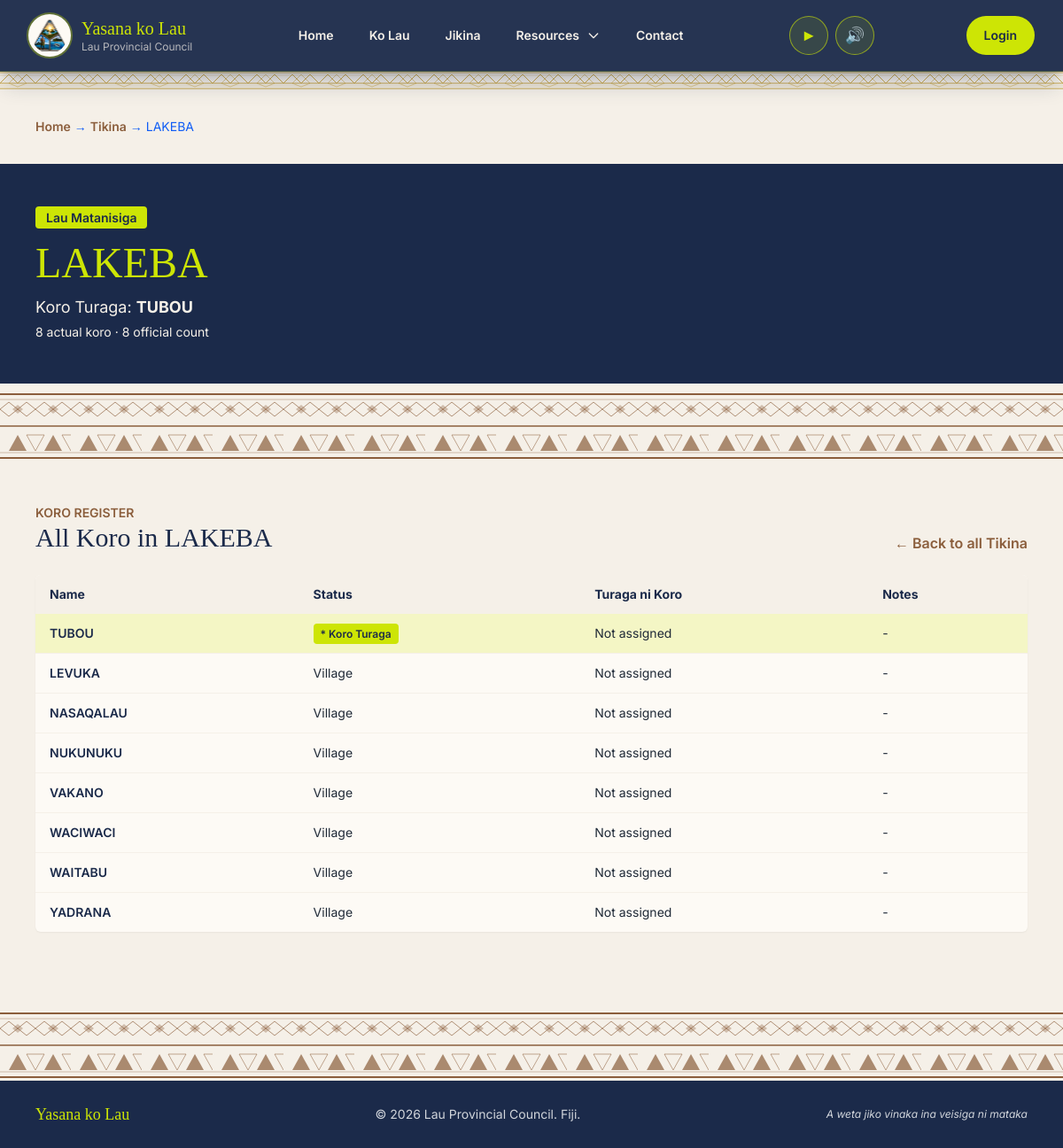
Page /tikina/lakeba/ on the committed database.
### tikina/models.py (models this page shows, shortened)
class Tikina(models.Model):
    number = models.PositiveSmallIntegerField(unique=True, help_text="Official order number (1-13)")
    name = models.CharField(max_length=100, unique=True, help_text="Official Fijian name in UPPERCASE")
    slug = models.SlugField(max_length=120, unique=True, blank=True)
    koro_turaga = models.CharField(max_length=100, help_text="Principal village / seat of the Tikina")
    official_koro_count = models.PositiveSmallIntegerField(default=0)
    island_group = models.CharField(max_length=100, blank=True)
    population = models.PositiveIntegerField(default=0)
    mataqali_count = models.PositiveIntegerField(default=0)
    description = models.TextField(blank=True)
    cover_image = models.ImageField(upload_to="tikina/covers/", blank=True, null=True)
    is_active = models.BooleanField(default=True)
    mata_ni_tikina = models.OneToOneField(
        "accounts.UserProfile",
        on_delete=models.SET_NULL,
        null=True,
        blank=True,
        related_name="tikina_managed",
        help_text="The Mata ni Tikina user assigned to this Tikina",
    )
    class Meta:
        ordering = ["number"]
        verbose_name = "Tikina"
        verbose_name_plural = "Tikina"
    @property
    def koro_count(self):
        return self.koro.count()

### koro/models.py (models this page shows, shortened)
class Koro(models.Model):
    name = models.CharField(max_length=100)
    slug = models.SlugField(max_length=120, unique=True, blank=True)
    tikina = models.ForeignKey("tikina.Tikina", on_delete=models.PROTECT, related_name="koro")
    is_koro_turaga = models.BooleanField(
        default=False,
        help_text="True if this village is the Koro Turaga (principal village) of its Tikina",
    )
    population = models.PositiveIntegerField(null=True, blank=True)
    notes = models.CharField(max_length=255, blank=True)
    description = models.TextField(blank=True)
    cover_image = models.ImageField(upload_to="koro/covers/", blank=True, null=True)
    turaga_ni_koro = models.OneToOneField(
        "accounts.UserProfile",
        on_delete=models.SET_NULL,
        null=True,
        blank=True,
        related_name="koro_managed",
        help_text="The Turaga ni Koro user assigned to this village",
    )
    created_at = models.DateTimeField(auto_now_add=True)
    updated_at = models.DateTimeField(auto_now=True)
    class Meta:
        ordering = ["tikina__number", "-is_koro_turaga", "name"]
        verbose_name = "Koro"
        verbose_name_plural = "Koro"
        constraints = [
            models.UniqueConstraint(fields=["name", "tikina"], name="unique_koro_name_per_tikina"),
            models.UniqueConstraint(
                fields=["tikina"],
                condition=Q(is_koro_turaga=True),
                name="unique_koro_turaga_per_tikina",
            ),
        ]

### tikina/views.py (the view)
# urls.py: path("<slug:slug>/", TikinaDetailView.as_view(), name="detail"),
class TikinaDetailView(DetailView):
    model = Tikina
    template_name = "tikina/detail.html"
    context_object_name = "tikina"
    def get_queryset(self):
        return (
            Tikina.objects.prefetch_related(
                "koro",
                "koro__turaga_ni_koro__user",
                "gallery_images",
                "reports",
            )
            .select_related("mata_ni_tikina__user")
            .order_by("number")
        )
    def get_context_data(self, **kwargs):
        context = super().get_context_data(**kwargs)
        tikina = self.object
        context["koro_list"] = tikina.koro.select_related("turaga_ni_koro__user").order_by("-is_koro_turaga", "name")
        context["reports_summary"] = {
            "submitted": tikina.reports.count(),
            "pending": tikina.reports.filter(status="pending").count(),
            "approved": tikina.reports.filter(status="approved").count(),
        }
        context["gallery_images"] = tikina.gallery_images.all()
        context["latest_news"] = NewsPost.objects.filter(
            status="published", published_at__isnull=False
        ).order_by("-published_at")[:4]
        context["upcoming_events"] = Event.objects.filter(
            status="upcoming", start_date__gte=timezone.now()
        ).order_by("start_date")[:3]
        return context

### accounts/context_processors.py (called while the page is built, shortened)
def membership(request):
    if not request.user.is_authenticated:
        return {"membership_type": "", "is_roko_user": False, "current_role_group": "", "current_role_label": ""}

### templates/tikina/detail.html (shortened to what this page needs)
{% extends "base.html" %}
{% block content %}
<section class="max-w-6xl mx-auto px-4 py-8">
  <nav class="text-sm text-lau-muted">
    <a class="font-semibold text-lau-earth" href="{% url 'home' %}">Home</a>
    &rarr; <a class="font-semibold text-lau-earth" href="{% url 'tikina:list' %}">Tikina</a>
    &rarr; {{ tikina.name }}
  </nav>
</section>
<section class="bg-lau-navy text-lau-cream">
  <div class="max-w-6xl mx-auto px-4 py-12">
    <span class="rounded bg-lau-gold px-3 py-1 text-sm font-semibold text-lau-navy">{{ tikina.island_group }}</span>
    <h1 class="mt-4 font-display text-5xl text-lau-gold">{{ tikina.name }}</h1>
    <p class="mt-3 text-lg">Koro Turaga: <strong>{{ tikina.koro_turaga }}</strong></p>
    <p class="mt-1 text-sm text-lau-cream">{{ tikina.koro_count }} actual koro · {{ tikina.official_koro_count }} official count</p>
  </div>
</section>
{% include "partials/masi_divider.html" %}
<section class="max-w-6xl mx-auto px-4 py-10">
  <div class="flex flex-col gap-3 md:flex-row md:items-end md:justify-between">
    <div>
      <p class="text-sm font-semibold uppercase text-lau-earth">Koro register</p>
      <h2 class="font-display text-3xl text-lau-navy">All Koro in {{ tikina.name }}</h2>
    </div>
    <a href="{% url 'tikina:list' %}" class="font-semibold text-lau-earth">&larr; Back to all Tikina</a>
  </div>
  <div class="mt-6 overflow-x-auto rounded-md bg-lau-white shadow-sm">
    <table class="min-w-full text-left text-sm">
      <thead class="bg-lau-cream text-lau-navy">
        <tr>
          <th class="px-4 py-3">Name</th>
          <th class="px-4 py-3">Status</th>
          <th class="px-4 py-3">Turaga ni Koro</th>
          <th class="px-4 py-3">Notes</th>
        </tr>
      </thead>
      <tbody class="divide-y divide-lau-cream">
        {% for koro in koro_list %}
          <tr class="{% if koro.is_koro_turaga %}bg-lau-gold/20{% endif %}">
            <td class="px-4 py-3 font-semibold text-lau-navy"><a href="{% url 'koro:detail' koro.slug %}">{{ koro.name }}</a></td>
            <td class="px-4 py-3">{% if koro.is_koro_turaga %}<span class="rounded bg-lau-gold px-2 py-1 text-xs font-semibold text-lau-navy">* Koro Turaga</span>{% else %}Village{% endif %}</td>
            <td class="px-4 py-3">
              {% if koro.turaga_ni_koro %}
                {{ koro.turaga_ni_koro.user.get_full_name|default:koro.turaga_ni_koro.user.username }}
              {% else %}
                Not assigned
              {% endif %}
            </td>
            <td class="px-4 py-3">{{ koro.notes|default:"-" }}</td>
          </tr>
        {% endfor %}
      </tbody>
    </table>
  </div>
</section>
{% endblock %}

### rows in the picture
Tikina: name "LAKEBA", island_group "Lau Matanisiga", koro_turaga "TUBOU", koro_count "8", official_koro_count "8"
Koro: name "TUBOU", is_koro_turaga "* Koro Turaga", shows "Not assigned", notes "-"
Koro: name "LEVUKA", is_koro_turaga "Village", shows "Not assigned", notes "-"
Koro: name "NASAQALAU", is_koro_turaga "Village", shows "Not assigned", notes "-"
Koro: name "NUKUNUKU", is_koro_turaga "Village", shows "Not assigned", notes "-"
Koro: name "VAKANO", is_koro_turaga "Village", shows "Not assigned", notes "-"
Koro: name "WACIWACI", is_koro_turaga "Village", shows "Not assigned", notes "-"
Koro: name "WAITABU", is_koro_turaga "Village", shows "Not assigned", notes "-"
Koro: name "YADRANA", is_koro_turaga "Village", shows "Not assigned", notes "-"
